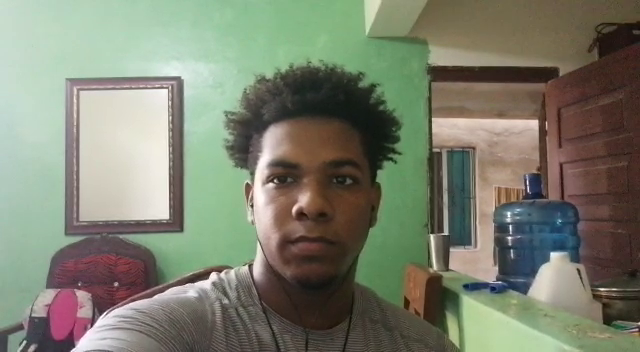
#> input picture frame 13 of Tony.mp4, 640 x 352 px
$ python Face.py
#> lines starting #> are read from the running program, lines starting #| are printed output that depends on the picture; after the words box and inside, x2 and y2 are one past the last pixel; in counts of white or black regions, pixels touching at a corner belong together
import cv2
import os
import imutils

person_name = 'Tony'
data_path = './Data'
person_path = data_path + '/' + person_name

if not os.path.exists(person_path):
    print('Carpeta creada: ',person_path)
    os.makedirs(person_path)

cap = cv2.VideoCapture('Tony.mp4')
#cap = cv2.VideoCapture(0,cv2.CAP_DSHOW)

face_classif = cv2.CascadeClassifier(cv2.data.haarcascades+'haarcascade_frontalface_default.xml')
count = 0

while True:
    ret, frame = cap.read()
#> frame is the input picture: shape (352, 640, 3); mean B, G, R 110.9, 128.2, 124.6
    if ret == False: break
    frame =  imutils.resize(frame, width=640)
    gray = cv2.cvtColor(frame, cv2.COLOR_BGR2GRAY)
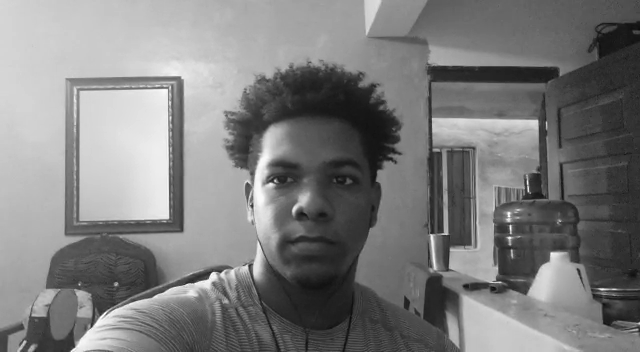
#> gray: shape (352, 640); min 11, max 255, mean 125.1
    aux_frame = frame.copy()

    faces = face_classif.detectMultiScale(gray,1.3,5)
#> faces = [[238, 119, 149, 149]]

    for (x,y,w,h) in faces:
        cv2.rectangle(frame, (x,y),(x+w,y+h),(0,255,0),2)
        rostro = aux_frame[y:y+h,x:x+w]
        rostro = cv2.resize(rostro,(150,150),interpolation=cv2.INTER_CUBIC)
        cv2.imwrite(person_path + '/rotro_{}.jpg'.format(count),rostro)
        count = count + 1
#> this loop made 1 pass
#> (x, y, w, h, count) on pass 1: (238, 119, 149, 149, 1)
#> pass 1, `rostro = aux_frame[y:y+h,x:x+w]`:
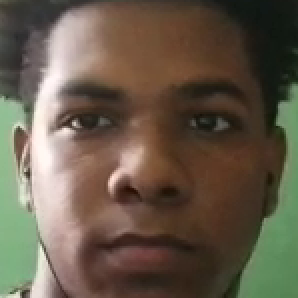
#> rostro: shape (149, 149, 3) (shown 2 times larger); mean B, G, R 74.1, 90.5, 102.4
#> after the loop:
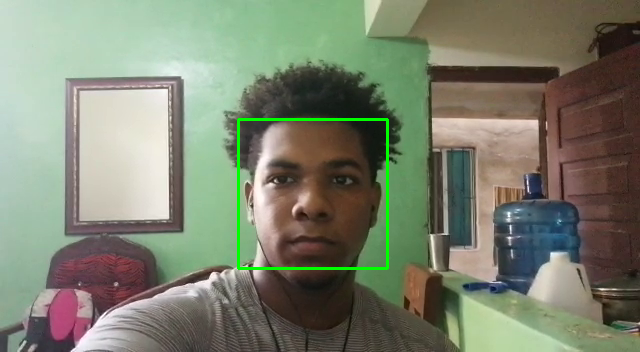
#> frame: shape (352, 640, 3); 0.79% of pixels changed, all inside (x1, y1, x2, y2) = (237, 118, 389, 270)
#> after the loop, count = 1
    cv2.imshow('Frame',frame)

    k =  cv2.waitKey(1)
#> (key Esc is pressed here)
    if k == 27 or count >= 300:
        break

cap.release()
cv2.destroyAllWindows()

$ run again, starting later in the video
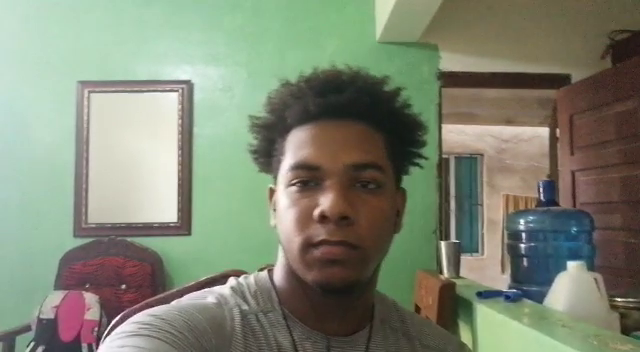
#> input picture frame 62 of Tony.mp4, 640 x 352 px
#> frame is the input picture: shape (352, 640, 3); mean B, G, R 116.2, 134.9, 128.3
#> faces = [[253, 119, 162, 162]]
#> the loop `for (x,y,w,h) in faces:` made 1 pass
#> (x, y, w, h, count) on pass 1: (253, 119, 162, 162, 1)
#> pass 1, `rostro = aux_frame[y:y+h,x:x+w]`:
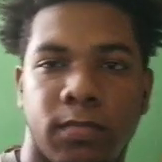
#> rostro: shape (162, 162, 3); mean B, G, R 77.9, 95.7, 105.4
#> after the loop `for (x,y,w,h) in faces:`:
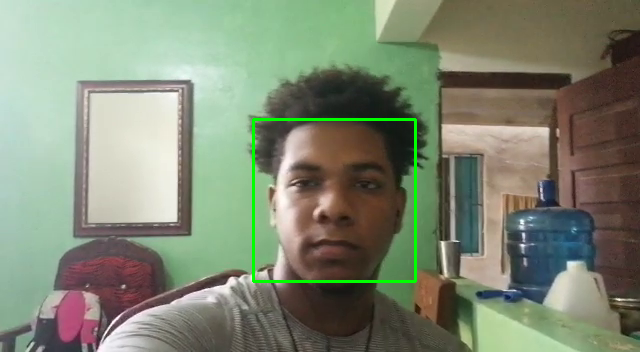
#> frame: shape (352, 640, 3); 0.86% of pixels changed, all inside (x1, y1, x2, y2) = (252, 118, 417, 283)
#> after the loop `for (x,y,w,h) in faces:`: count = 1

$ run again, starting later in the video
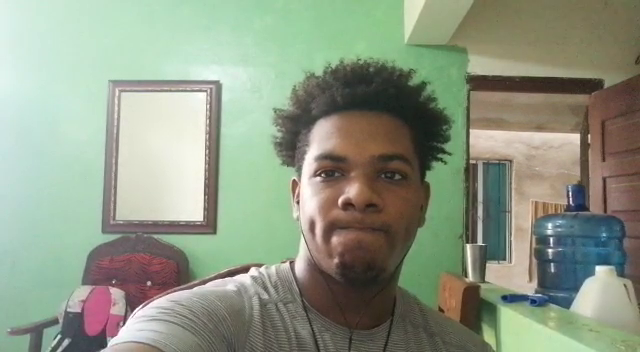
#> input picture frame 111 of Tony.mp4, 640 x 352 px
#> frame is the input picture: shape (352, 640, 3); mean B, G, R 133.2, 152.6, 143.2
#> faces = [[284, 112, 154, 154]]
#> the loop `for (x,y,w,h) in faces:` made 1 pass
#> (x, y, w, h, count) on pass 1: (284, 112, 154, 154, 1)
#> pass 1, `rostro = aux_frame[y:y+h,x:x+w]`:
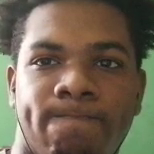
#> rostro: shape (154, 154, 3); mean B, G, R 86, 103.4, 117
#> after the loop `for (x,y,w,h) in faces:`:
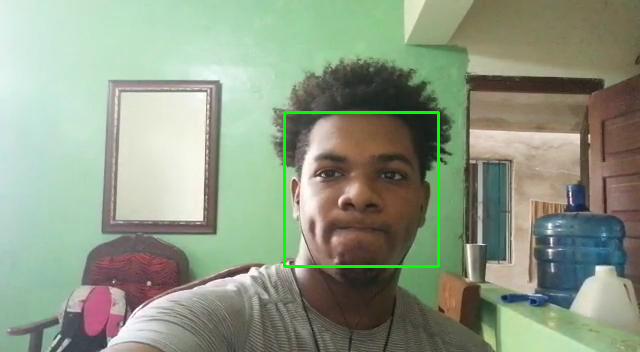
#> frame: shape (352, 640, 3); 0.82% of pixels changed, all inside (x1, y1, x2, y2) = (283, 111, 440, 268)
#> after the loop `for (x,y,w,h) in faces:`: count = 1
